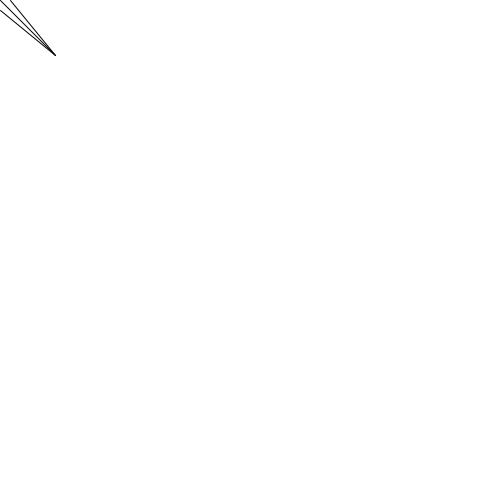
Frame 1 (no input)
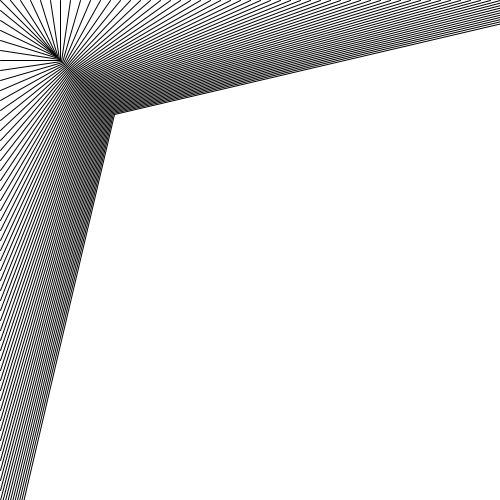
Frame 60 (the mouse pressed at the canvas centre just before this capture)
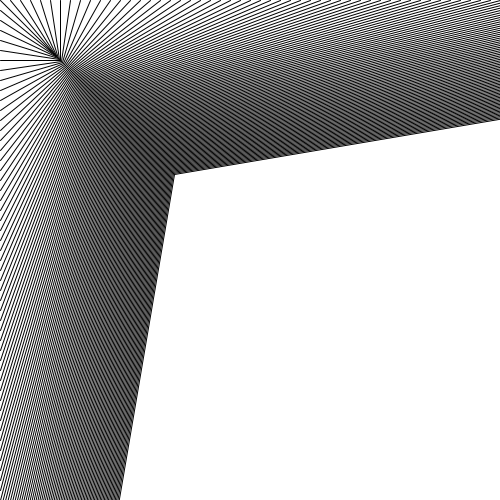
Frame 120 (the mouse held since frame 60 and released just before this capture)

The Processing sketch that drew these frames (run headless with seeded random() and noise(); from frame 60 on, the mouse is pressed at the canvas centre):

// Processing sketch: processing_32005
// ── processing_32005.pde

int hello = 55;
int goodbye = 10;


void setup (){
 size (500, 500);
 background (255);
 
 line (0, 0, hello, hello);
 
}  
  
void draw (){
  line(hello, hello, 0, goodbye);
  line(goodbye, 0 , hello, hello);
  hello = hello + 1;
  goodbye = goodbye + 10;
  
  
}
